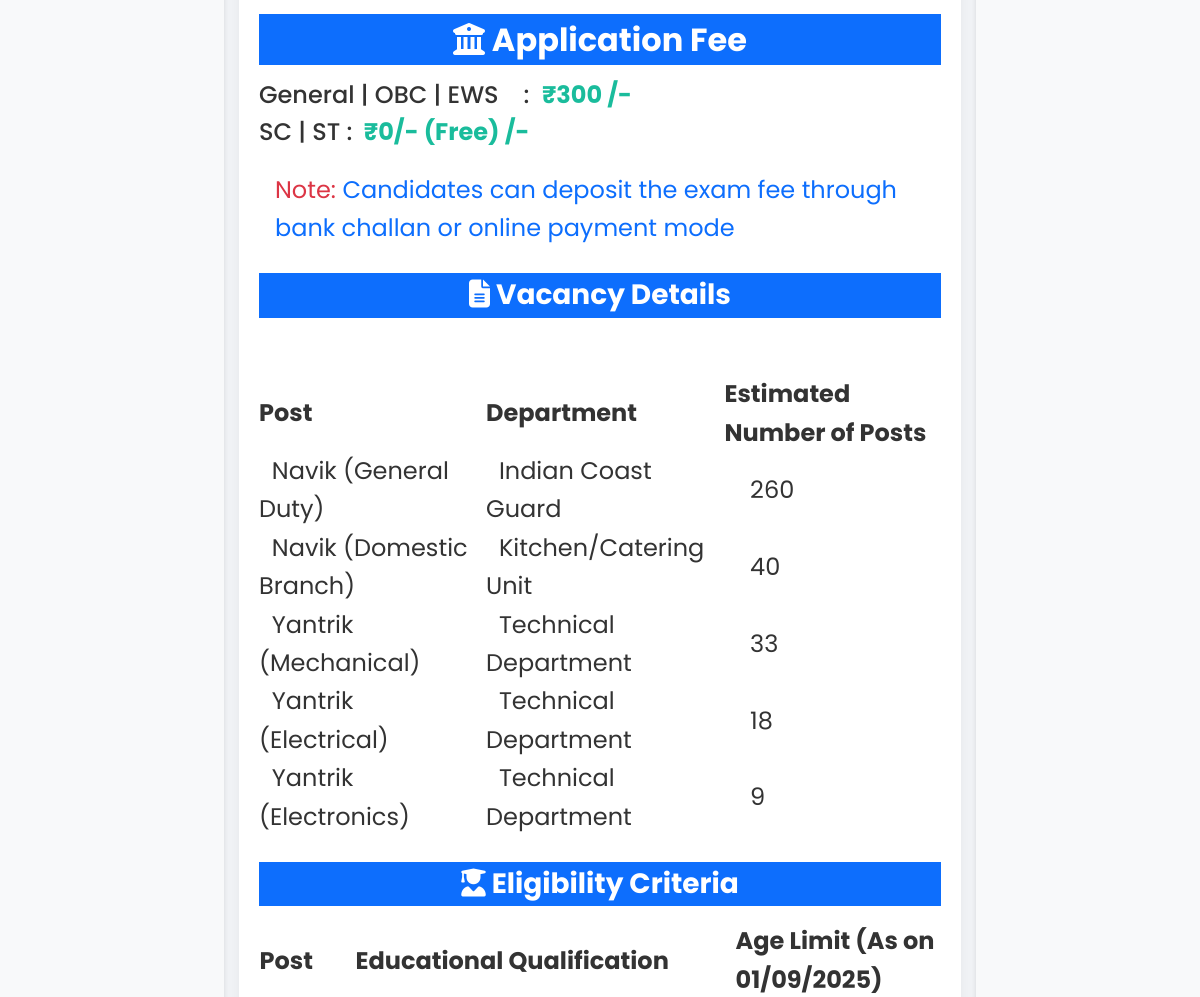
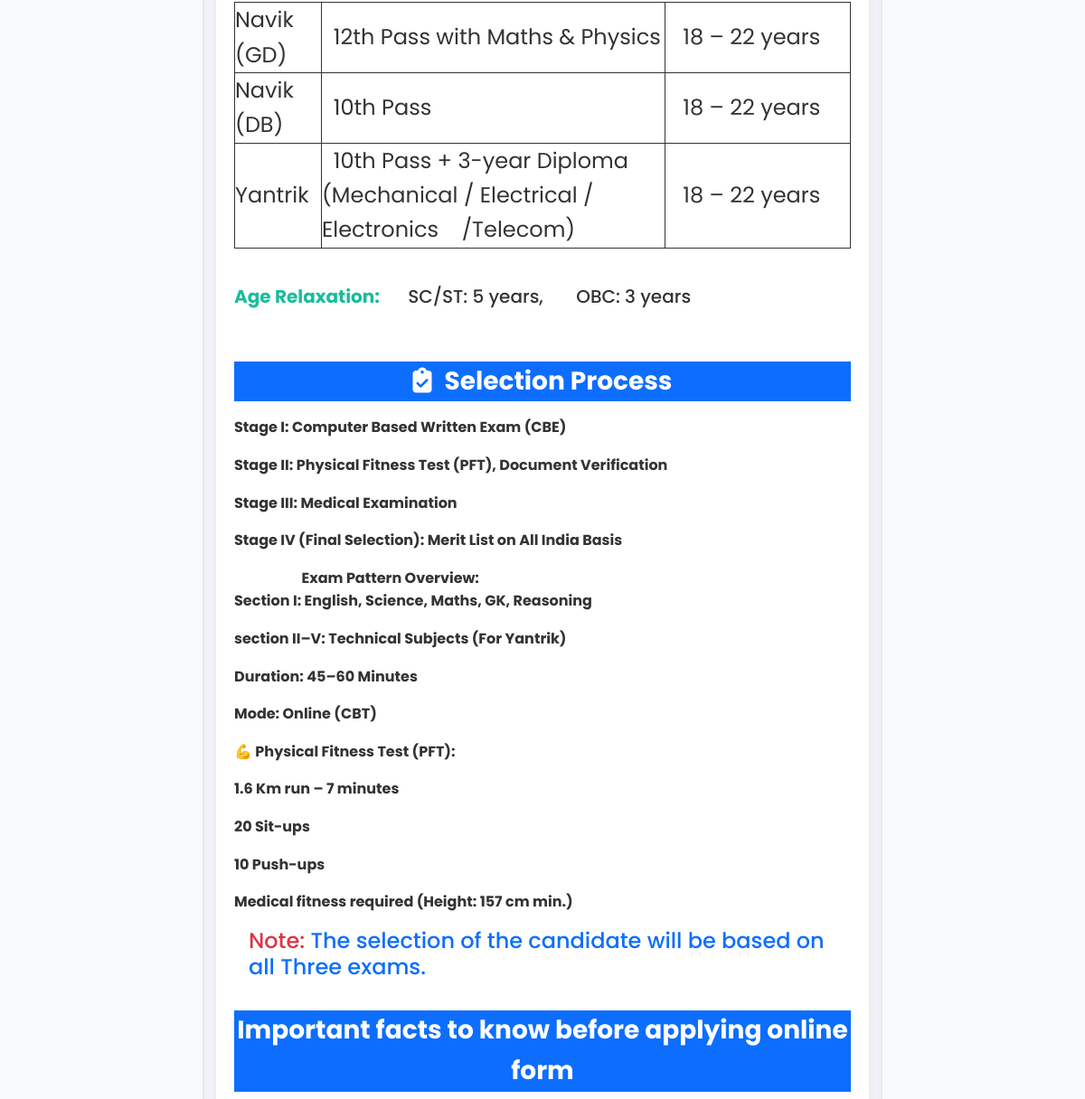
Before: /job/Indian-Coast-Guard-Yatrik-Navik-Recruitment/ (middle part) with the older database file (2 pictures, top to bottom).
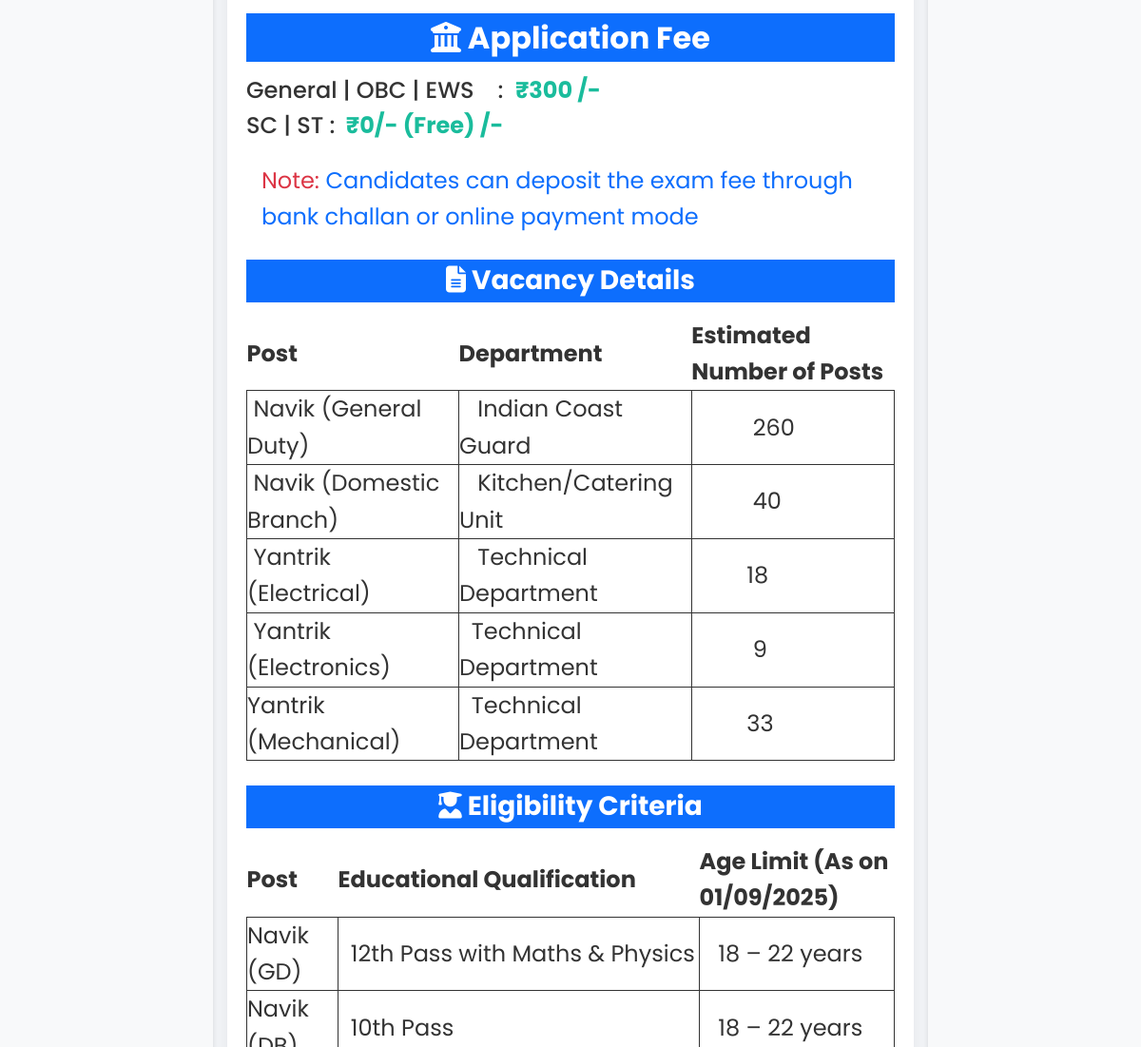
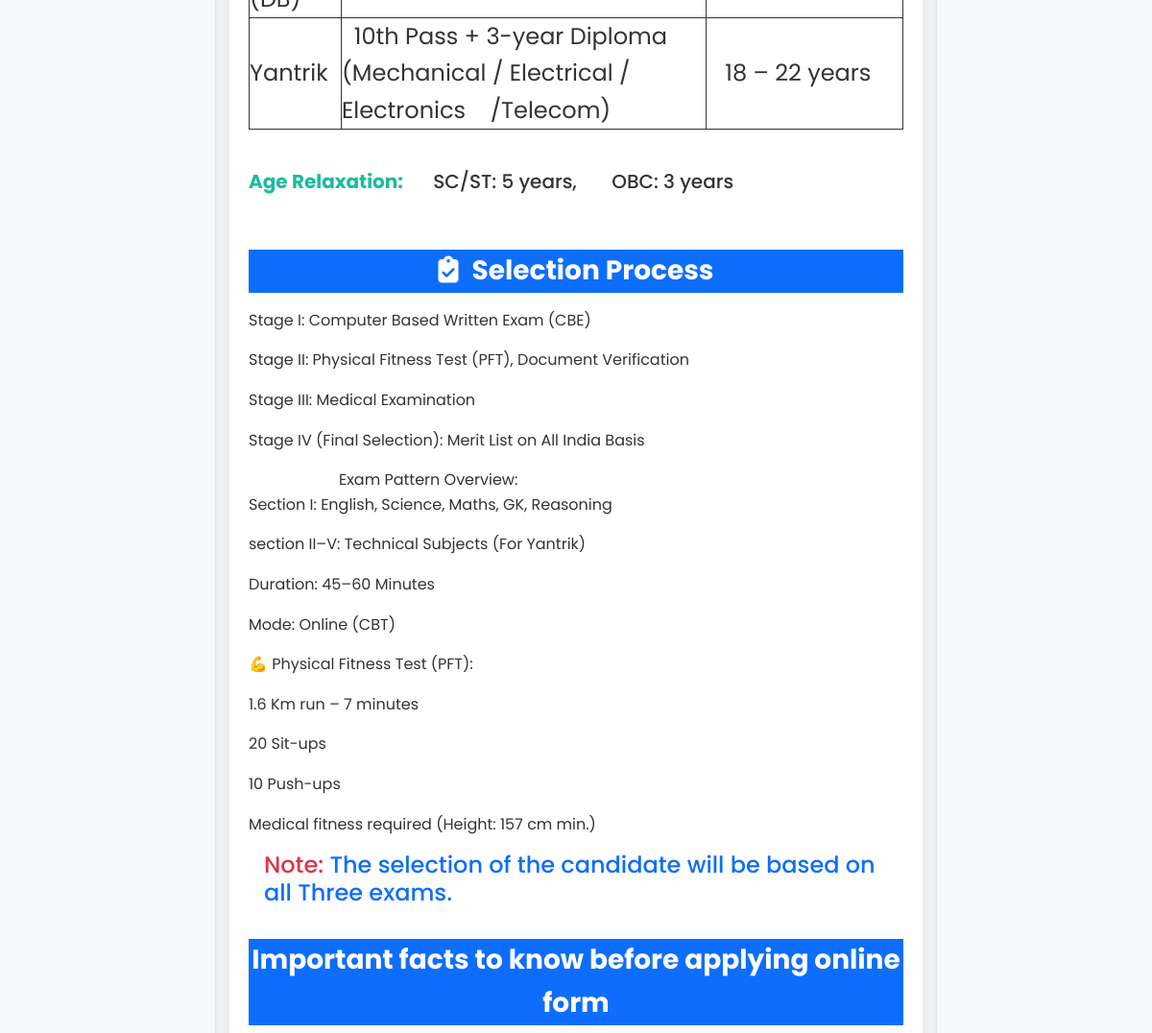
After: the same page with the newer database file (2 pictures, top to bottom).
### wifiapp1/models.py (models this page shows, shortened)
class Job(models.Model):
    title = models.CharField(max_length=400, blank=True, null=True)
    description = models.TextField(max_length=300, blank=True, null=True)
    keywords = models.TextField(max_length=300,blank=True, null=True)
    image = models.ImageField(upload_to='og_images/', blank=True, null=True, help_text="Open Graph image for social sharing")
    image_alt = models.CharField(max_length=255,blank=True,null=True,help_text="Alternate text for OG Image (used in og:image:alt)")
    updated_at = models.DateTimeField(auto_now=True)  # automatic on update
    post_date = models.CharField(max_length=100,blank=True, null=True)
    vacancy_info = RichTextField(blank=True, null=True)
    online_application_date= models.CharField(max_length=400,blank=True, null=True)
    online_last_date = models.CharField(max_length=100,blank=True, null=True)
    receipt_of_application = models.CharField(max_length=100,blank=True, null=True)
    last_date_fee = models.CharField(max_length=100,blank=True, null=True)
    correction_date = models.CharField(max_length=100,blank=True, null=True)
    exam_date = models.CharField(max_length=100,blank=True, null=True)
    exam_date1 = models.CharField(max_length=100,blank=True, null=True)
    exam_date2 = models.CharField(max_length=100,blank=True, null=True)
    exam_date3 = models.CharField(max_length=100,blank=True, null=True)
    admit_card_available = models.CharField(max_length=100,blank=True, null=True)
    answerkey_available_date = models.CharField(max_length=100,blank=True, null=True)
    result_available = models.CharField(max_length=100,blank=True, null=True)
    final_result_available = models.CharField(max_length=100,blank=True, null=True)
    applecation_fee= RichTextField(blank=True, null=True)
    vacancy_details = RichTextField(blank=True, null=True)
    eligibility_criteria=RichTextField(blank=True, null=True)
    selection_process= RichTextField(blank=True, null=True)
    important_information= RichTextField(blank=True, null=True)
    how_to_apply= RichTextField(blank=True, null=True)
    apply_online_link=models.URLField(blank=True, null=True)
    admitcard_link=models.URLField(blank=True, null=True)
    answerkeyI_link=models.URLField(blank=True, null=True)
    answerkeyII_link=models.URLField(blank=True, null=True)
    result_link=models.URLField(blank=True, null=True)
    resultI_link=models.URLField(blank=True, null=True)
    resultII_link=models.URLField(blank=True, null=True)
    result_final_link=models.URLField(blank=True, null=True)
    notification_link=models.URLField(blank=True, null=True)
    officialwebsite_link=models.URLField(blank=True, null=True)
    slug=models.SlugField(unique=True, blank=True)
    active = models.BooleanField(default=True)
    status = models.CharField(max_length=100, choices=STATUS_CHOICES, default='public')

### wifiapp1/views.py (the view)
# urls.py: path("job/<slug:slug>/", views.jobpost, name="jobpost"),
def jobpost(request, slug):
    job = get_object_or_404(Job, slug=slug)
    return render(request, "job/jobslug.html", {"job": job,})

### templates/job/jobslug.html (shortened to what this page needs)
{% extends "basefile/base.html" %}
{% load static %}
{% block seo %}
<link rel="stylesheet" href="https://cdnjs.cloudflare.com/ajax/libs/font-awesome/6.4.0/css/all.min.css">
<link rel="stylesheet" href="{% static 'css/base.css' %}">
{% endblock seo %}
{% block body %}
<main>
    <div class="main-left"></div>
    <div class="main-between">
        <br>
        <br> <br>
        <br>
        <br>
          {% if job.applecation_fee %}
        <div class="text-dark fs-2 bg-primary text-white fw-bold text-center text-center-mobile mb-3 mt-3">
            <i class="fas fa-university"></i> Application Fee</div>
        {{job.applecation_fee|safe}}
        {% endif %}
        <div class="text-primary ms-3 fs-4 mt-4">
            <span class="text-danger fs-4">Note:</span>
            Candidates can deposit the exam fee through bank challan or online payment mode
        </div>
        <br>
        {% if job.vacancy_details %}
        <div class="text-success fs-3 mb-3 text-center bg-primary text-white fw-bold text-center-mobile">
            <i class="fas fa-file-alt text-white"></i> Vacancy Details</div>
        {{job.vacancy_details|safe}}
        {% endif %}
        <br>
        {% if job.eligibility_criteria %}
        <div class="text-center text-white bg-primary fs-3 mb-3 fw-bold text-center-mobile">
            <i class="fas fa-user-graduate"></i> Eligibility Criteria</div>
        {{job.eligibility_criteria|safe}}
        <br><br> {% endif %}
        {% if job.selection_process %}
        <div class="fs-3 text-center bg-primary text-white fw-bold text-center-mobile mb-3">
 <i class="fas fa-clipboard-check me-2"></i> Selection Process</div>
        {{job.selection_process|safe}}
        {% endif %}
        <div class="text-primary h4 ms-3">
            <span class="text-danger">Note:</span> The selection of the candidate will be based on all Three exams.
        </div>
        <br>
        {% if job.important_information %}
        <div class="fs-3 mb-3 bg-primary text-center text-white fw-bold text-center-mobile">
            Important facts to know before applying online form</div>
        {% endif %}
        <br>
        {% if job.how_to_apply %}
        <br>
        {% endif %}
<br>
        </div>
        <br>
    <div class="main-right">
    </div>
</main>
{% endblock body %}

Changed rows visible on the page:
changed Job "General | OBC | EWS : ₹300 /- SC | ST : ₹0/- (Free) /-": vacancy_details "…Kitchen/Catering Unit 40 Yantrik (Mechanical) Technical Department 33 Yantrik (Electrical) Technical Department 18 Yantrik (Electronics) Technical Department 9" → "…Kitchen/Catering Unit 40 Yantrik (Electrical) Technical Department 18 Yantrik (Electronics) Technical Department 9 Yantrik (Mechanical) Technical Department 33"
